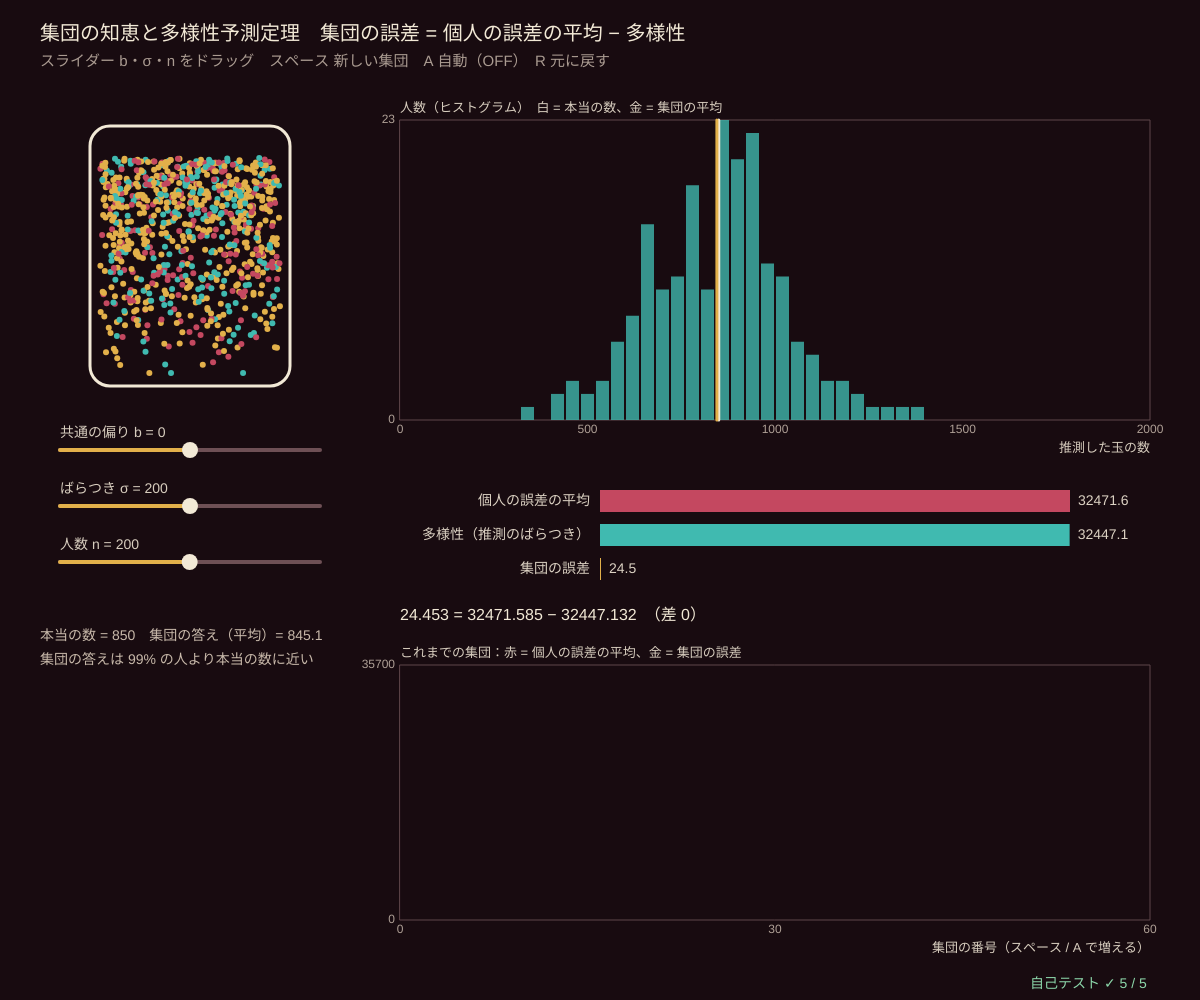
Frame 1 (no input)
Frame 60 (no input): identical to frame 1, image omitted
Frame 120 (the mouse pressed at the canvas centre since frame 60): identical to frame 1, image omitted

The p5.js sketch that drew this single still picture (run headless with seeded random() and noise() and a simulated clock; from frame 60 on, the mouse is pressed at the canvas centre):

// p5.js sketch
// ── sketch.js
// ============================================
// 00 集合知 ─ ビンの中の玉の数を 200 人が推測する。みんなの推測の「平均」は、ふつうの 1 人よりよく当たる
// 推測 = 本当の数 + みんな共通の偏り b + 人それぞれのばらつき σ·z（z は標準正規分布）
//   多様性予測定理：集団の誤差 =「個人の誤差の平均」−「多様性（推測どうしのばらつき）」← どんな推測でも毎回ぴったり成り立つ式
//   ばらばらな推測ほど（多様性が大きいほど）集団は個人より強い。でも全員が同じ方向に偏る b は、平均しても消えない
// スライダー（ドラッグ）共通の偏り b・ばらつき σ・人数 n / スペース 新しい集団 / A 自動 / R 元に戻す
// ============================================

const TRUE_COUNT = 850;                // ★ ビンの中の本当の玉の数
let sliders, zs = [], guesses = [], crowdSeed = 1, autoRun = false, hist = [], jarImg;

function setup() {
  createCanvas(windowWidth, windowHeight); textWrap(CHAR); pixelDensity(1);
  sliders = [
    { x: 60, y: 0, w: 260, lo: -300, hi: 300, v: 0, name: '共通の偏り b', d: 0 },      // ★ 全員がそろって多め（+）/ 少なめ（−）に言う量
    { x: 60, y: 0, w: 260, lo: 0, hi: 400, v: 200, name: 'ばらつき σ', d: 0 },         // ★ 人それぞれのばらつき
    { x: 60, y: 0, w: 260, lo: 1, hi: 400, v: 200, name: '人数 n', d: 0, int: true },   // ★ 推測する人の数
  ];
  jarImg = makeJar(); selfTest(); newCrowd();
}
function newCrowd() { seedRng(crowdSeed++ * 7919); zs = []; for (let i = 0; i < 400; i++) zs.push(rndGauss()); remake(true); }
// ★ 推測を作る：本当の数 + b + σ·z（0 より小さくはならない）
function makeGuesses(b, sg, n, z) { let g = []; for (let i = 0; i < n; i++) g.push(Math.max(0, Math.round(TRUE_COUNT + b + sg * z[i]))); return g; }
// 多様性予測定理の 3 つの量
function crowdStats(g, t) {
  let m = meanOf(g), indiv = 0, div = 0;
  for (let v of g) { indiv += (v - t) ** 2; div += (v - m) ** 2; }
  indiv /= g.length; div /= g.length;
  return { mean: m, crowd: (m - t) ** 2, indiv, div, beat: g.filter((v) => Math.abs(v - t) > Math.abs(m - t)).length / g.length };
}
function remake(record) {
  guesses = makeGuesses(sliders[0].v, sliders[1].v, sliders[2].v, zs);
  if (record) { let s = crowdStats(guesses, TRUE_COUNT); hist.push(s); if (hist.length > 60) hist.shift(); }
}

function draw() {
  background(...BG_COL);
  if (autoRun && frameCount % 20 === 0) newCrowd();
  let st = crowdStats(guesses, TRUE_COUNT);
  // ---- 左：ビンとスライダー
  image(jarImg, 40, 96, 300, 300);
  sliders.forEach((s, k) => { s.y = 450 + 56 * k; drawSlider(s); });
  noStroke(); fill(200, 185, 170); textSize(14); textAlign(LEFT, BASELINE);
  text('本当の数 = ' + TRUE_COUNT + '　集団の答え（平均）= ' + fmtNum(st.mean, 1), 40, 640);
  text('集団の答えは ' + pctStr(st.beat) + ' の人より本当の数に近い', 40, 664);
  // ---- 右上：推測のヒストグラム
  let gx = 400, g = { x: gx, y: 120, w: width - gx - 50, h: height * 0.3, x0: 0, x1: 2000, y0: 0, y1: 1 };
  let bins = new Array(50).fill(0); for (let v of guesses) bins[Math.min(49, Math.floor(v / 40))]++;
  let top = Math.max(5, ...bins); g.y1 = top;
  plotAxes(g, '推測した玉の数', '人数（ヒストグラム）　白 = 本当の数、金 = 集団の平均', [0, 500, 1000, 1500, 2000], [0, top]);
  noStroke(); fill(...TEAL, 200);
  bins.forEach((c, k) => { if (c) rect(gX(g, k * 40) + 1, gY(g, c), gX(g, 40) - gX(g, 0) - 2, g.y + g.h - gY(g, c)); });
  strokeWeight(3); stroke(...INK); line(gX(g, TRUE_COUNT), g.y, gX(g, TRUE_COUNT), g.y + g.h);
  stroke(...GOLD); line(gX(g, st.mean), g.y, gX(g, st.mean), g.y + g.h);
  // ---- 右中：定理の 3 本の棒（集団の誤差 = 個人の誤差の平均 − 多様性）
  let by = g.y + g.h + 70, big = Math.max(1, st.indiv), bw = (width - gx - 330) / big;
  let bars = [['個人の誤差の平均', st.indiv, WINE], ['多様性（推測のばらつき）', st.div, TEAL], ['集団の誤差', st.crowd, GOLD]];
  bars.forEach(([nm, v, c], k) => {
    let yy = by + 34 * k; noStroke(); fill(...c); rect(gx + 200, yy, Math.max(1, v * bw), 22);
    fill(220, 210, 195); textSize(14); textAlign(RIGHT, CENTER); text(nm, gx + 190, yy + 11);
    textAlign(LEFT, CENTER); text(fmtNum(v, 1), gx + 208 + Math.max(1, v * bw), yy + 11);
  });
  fill(...INK); textSize(16); textAlign(LEFT, BASELINE);
  text(fmtNum(st.crowd, 3) + ' = ' + fmtNum(st.indiv, 3) + ' − ' + fmtNum(st.div, 3) + '　（差 ' + fmtNum(st.indiv - st.div - st.crowd, 9) + '）', gx, by + 130);
  // ---- 右下：これまでの集団（赤 = 個人の誤差の平均、金 = 集団の誤差）
  let h2 = { x: gx, y: by + 175, w: width - gx - 50, h: Math.max(60, height - by - 255), x0: 0, x1: 60, y0: 0, y1: Math.max(100, ...hist.map((s) => s.indiv)) * 1.1 };
  plotAxes(h2, '集団の番号（スペース / A で増える）', 'これまでの集団：赤 = 個人の誤差の平均、金 = 集団の誤差', [0, 30, 60], [0, Math.round(h2.y1)]);
  strokeWeight(2); stroke(...WINE); polyline(hist.map((s, k) => [gX(h2, k), gY(h2, s.indiv)]));
  stroke(...GOLD); polyline(hist.map((s, k) => [gX(h2, k), gY(h2, s.crowd)]));
  // ---- 文字
  noStroke(); fill(...INK); textSize(20); textAlign(LEFT, BASELINE);
  text('集団の知恵と多様性予測定理　集団の誤差 = 個人の誤差の平均 − 多様性', 40, 40);
  fill(170, 155, 145); textSize(15); text('スライダー b・σ・n をドラッグ　スペース 新しい集団　A 自動' + (autoRun ? '（ON）' : '（OFF）') + '　R 元に戻す', 40, 66);
  drawSelfTest(width - 170, height - 12);
}
function mousePressed() { startDrag(); }
function startDrag() { dragSlider = sliderHit(sliders, mouseX, mouseY); if (dragSlider) { sliderSet(dragSlider, mouseX); remake(false); } }
function mouseDragged() { if (dragSlider) { sliderSet(dragSlider, mouseX); remake(false); } }
function mouseReleased() { if (dragSlider) remake(true); dragSlider = null; }
function keyPressed() {
  if (key === ' ') newCrowd();
  if (key === 'a' || key === 'A') autoRun = !autoRun;
  if (key === 'r' || key === 'R') { sliders[0].v = 0; sliders[1].v = 200; sliders[2].v = 200; hist = []; newCrowd(); }
  return false;
}
function makeJar() {                   // ビンの絵（玉は TRUE_COUNT 個。1 回だけ描いておく）
  let gr = createGraphics(300, 300); gr.pixelDensity(1); gr.background(...BG_COL);
  gr.noFill(); gr.stroke(...INK); gr.strokeWeight(3); gr.rect(50, 30, 200, 260, 20);
  seedRng(5); gr.noStroke();
  for (let i = 0; i < TRUE_COUNT; i++) { let c = rnd() < 0.5 ? GOLD : rnd() < 0.5 ? TEAL : WINE; gr.fill(...c); gr.circle(60 + 180 * rnd(), 290 - 8 - 220 * Math.sqrt(rnd()), 6); }
  return gr;
}

// ---- 自己テスト
function selfTest() {
  selfTestResults = [];
  let okId = true, okLe = true;
  for (let r = 0; r < 20; r++) {        // でたらめな集団 20 組：b・σ・n もでたらめ
    seedRng(100 + r); let n = rndInt(1, 300), z = []; for (let i = 0; i < n; i++) z.push(rndGauss());
    let s = crowdStats(makeGuesses(600 * rnd() - 300, 400 * rnd(), n, z), TRUE_COUNT);
    if (Math.abs(s.crowd - (s.indiv - s.div)) > 1e-9 * Math.max(1, s.indiv)) okId = false;
    if (s.crowd > s.indiv + 1e-9) okLe = false;
  }
  check('多様性予測定理：でたらめな集団 20 組すべてで 集団の誤差 = 個人の誤差の平均 − 多様性（相対 1e-9）', okId);
  check('集団の誤差 ≤ 個人の誤差の平均（多様性 ≥ 0 だから、いつも）', okLe);
  let z0 = Array.from({ length: 200 }, () => 1), s0 = crowdStats(makeGuesses(120, 0, 200, z0), TRUE_COUNT);
  check('σ = 0・偏り b = 120：多様性 = 0、集団の誤差 = b² = 14400（平均しても偏りは消えない）', s0.div === 0 && near(s0.crowd, 14400, 1e-9));
  seedRng(9); let zb = []; for (let i = 0; i < 10000; i++) zb.push(rndGauss());
  let sb = crowdStats(makeGuesses(0, 200, 10000, zb), TRUE_COUNT);
  check('偏りなし・σ = 200・1 万人：集団の誤差 ' + fmtNum(sb.crowd, 1) + ' ≪ 個人の誤差の平均 ' + fmtNum(sb.indiv, 0) + '（≈ σ² = 40000）', sb.crowd < 0.01 * sb.indiv && Math.abs(sb.indiv / 40000 - 1) < 0.05);
  let s1 = crowdStats([1000], TRUE_COUNT);
  check('1 人だけの集団：多様性 = 0、集団の誤差 = 個人の誤差 = 150² = 22500', s1.div === 0 && s1.crowd === 22500 && s1.indiv === 22500);
  reportSelfTest();
}

// ---------- やってみよう ----------
// 1. b = 0 のまま σ を大きくしていこう。個人の誤差は増えるのに、集団の誤差はあまり増えないのはなぜ？
// 2. b = +200 にすると、人数 n をいくら増やしても集団の誤差は 200² 付近から下がらない（全員が同じ方向にまちがう）
// 3. 人数 n = 1 にすると、多様性は 0 で「集団の誤差 = 個人の誤差」。n = 2, 3 だと？
// 4. 定理の式の「差」がいつも 0（計算の誤差だけ）なのを確かめよう。どんな推測の集まりでも成り立つ式
// 5. 03 では「相関がある」推測（みんな少しずつ似ている）を平均すると、どこまで誤差が下がるかを計算する

// ==================================================
// ここから下は「アンサンブル学習の道具」（中身は読まなくても OK。消さないでね）
// ==================================================
// ---- 小さな道具：はさむ・合計・平均・いちばん大きい番号・数の表示
function clampv(v, a, b) { return v < a ? a : v > b ? b : v !== v ? a : v; }     // NaN なら a に戻す
function sumArr(a) { let s = 0; for (let v of a) s += v; return s; }
function meanOf(a) { return a.length ? sumArr(a) / a.length : 0; }
function varOf(a) { let m = meanOf(a), s = 0; for (let v of a) s += (v - m) * (v - m); return a.length ? s / a.length : 0; }   // ÷n の分散
function argMaxArr(a) { let b = 0; for (let i = 1; i < a.length; i++) if (a[i] > a[b]) b = i; return b; }   // 同点なら小さい番号
function sigm(z) { return 1 / (1 + Math.exp(-clampv(z, -40, 40))); }
function fmtNum(v, d) { if (typeof v !== 'number' || !isFinite(v)) return '?'; let s = (+v.toFixed(d === undefined ? 2 : d)).toString(); return s === '-0' ? '0' : s; }
function pctStr(v) { return fmtNum(100 * v, 1) + '%'; }
// ---- 種つきの乱数（同じ種なら毎回同じ列）
let rngState = 1;
function seedRng(s) { rngState = (s >>> 0) || 1; }
function rnd() {                       // 0〜1 の一様乱数（mulberry32）
  rngState = (rngState + 0x6d2b79f5) >>> 0;
  let t = rngState;
  t = Math.imul(t ^ (t >>> 15), t | 1);
  t ^= t + Math.imul(t ^ (t >>> 7), t | 61);
  return ((t ^ (t >>> 14)) >>> 0) / 4294967296;
}
function rndInt(a, b) { return a + Math.floor(rnd() * (b - a + 1)); }
function rndGauss() { let u = Math.max(1e-12, rnd()), v = rnd(); return Math.sqrt(-2 * Math.log(u)) * Math.cos(2 * Math.PI * v); }   // 標準正規分布
function shuffleArr(a) { for (let i = a.length - 1; i > 0; i--) { let j = Math.floor(rnd() * (i + 1)); [a[i], a[j]] = [a[j], a[i]]; } return a; }
// ---- 描く道具：色（オーケストラ：えんじ色の黒、象牙色、金管の金、弦の青緑）、領域の絵、点
const BG_COL = [24, 11, 16];                                     // 背景（えんじ色の黒）
const INK = [242, 233, 214], GOLD = [226, 176, 74], TEAL = [64, 186, 176], WINE = [196, 72, 96];
const CLS_COL = [[226, 170, 70], [60, 182, 176]];                // ★ クラス 0（金）・クラス 1（青緑）の色
function probCol(p, k) {             // クラス 1 の確率 → 背景と混ぜた色（k = 濃さ）
  let c = [], a = clampv(k === undefined ? 0.55 : k, 0, 1) * Math.abs(2 * p - 1) + 0.12;
  for (let q = 0; q < 3; q++) c.push(BG_COL[q] + ((p > 0.5 ? CLS_COL[1][q] : CLS_COL[0][q]) - BG_COL[q]) * a);
  return c;
}
// img の全部の画素に fn(u, v) → [r, g, b] を塗る（u は右向き、v は上向き、どちらも 0〜1）
function paintImage(img, fn) {
  img.loadPixels();
  let W = img.width, H = img.height;
  for (let py = 0; py < H; py++) for (let px = 0; px < W; px++) {
    let c = fn((px + 0.5) / W, 1 - (py + 0.5) / H), i = 4 * (px + W * py);
    img.pixels[i] = c[0]; img.pixels[i + 1] = c[1]; img.pixels[i + 2] = c[2]; img.pixels[i + 3] = 255;
  }
  img.updatePixels();
}
function toPx(bx, u, v) { return [bx.x + u * bx.w, bx.y + (1 - v) * bx.h]; }   // [0,1]² → 画面
function fromPx(bx, px, py) { return [(px - bx.x) / bx.w, 1 - (py - bx.y) / bx.h]; }
function drawPoints(bx, X, y, r) {
  stroke(10); strokeWeight(1);
  for (let i = 0; i < X.length; i++) { let p = toPx(bx, X[i][0], X[i][1]); fill(...CLS_COL[y[i]]); circle(p[0], p[1], r); }
}
function frameBox(bx, col) { noFill(); stroke(...(col || [110, 80, 85])); strokeWeight(1); rect(bx.x, bx.y, bx.w, bx.h); }
// ---- グラフの道具：g = { x, y, w, h, x0, x1, y0, y1 }
function gX(g, v) { return g.x + clampv((v - g.x0) / (g.x1 - g.x0), -0.02, 1.02) * g.w; }
function gY(g, v) { return g.y + g.h - clampv((v - g.y0) / (g.y1 - g.y0), -0.02, 1.02) * g.h; }
function plotAxes(g, xl, yl, xt, yt) {
  stroke(95, 70, 75); strokeWeight(1); noFill(); rect(g.x, g.y, g.w, g.h);
  noStroke(); fill(175, 160, 150); textSize(12); textAlign(CENTER, TOP);
  for (let v of xt) text(+v.toPrecision(3), gX(g, v), g.y + g.h + 4);
  textAlign(RIGHT, CENTER);
  for (let v of yt) text(+v.toPrecision(3), g.x - 5, gY(g, v));
  textAlign(LEFT, BASELINE); fill(215, 205, 190); textSize(13);
  text(xl, g.x + g.w - textWidth(xl), g.y + g.h + 32); text(yl, g.x, g.y - 8);
}
function polyline(pts) {               // 点が 2 つ以上あるときだけ折れ線を描く（空の beginShape を作らない）
  if (pts.length < 2) return;
  noFill(); beginShape(); for (let p of pts) vertex(p[0], p[1]); endShape();
}
function legend(x, y, items) {         // items = [[色, 名前], …]
  textSize(13); textAlign(LEFT, CENTER); noStroke();
  items.forEach(([c, s], k) => { fill(...c); rect(x, y + 20 * k - 5, 14, 10, 2); fill(220, 210, 195); text(s, x + 22, y + 20 * k); });
}
// ---- 画面の中のスライダー：s = { x, y, w, lo, hi, v, name, d（表示の桁）}。マウスでドラッグ
let dragSlider = null;
function drawSlider(s) {
  let t = (s.v - s.lo) / (s.hi - s.lo);
  stroke(110, 80, 85); strokeWeight(4); line(s.x, s.y, s.x + s.w, s.y);
  stroke(...GOLD); line(s.x, s.y, s.x + t * s.w, s.y);
  noStroke(); fill(dragSlider === s ? 255 : INK[0], INK[1], INK[2]); circle(s.x + t * s.w, s.y, 16);
  fill(215, 205, 190); textSize(14); textAlign(LEFT, BOTTOM); text(s.name + ' = ' + fmtNum(s.v, s.d === undefined ? 2 : s.d), s.x, s.y - 10);
}
function sliderHit(sl, mx, my) { for (let s of sl) if (mx > s.x - 10 && mx < s.x + s.w + 10 && Math.abs(my - s.y) < 14) return s; return null; }
function sliderSet(s, mx) { let v = s.lo + clampv((mx - s.x) / s.w, 0, 1) * (s.hi - s.lo); s.v = s.int ? Math.round(v) : v; }
// ---- 自己テストの道具
let selfTestResults = [];
function check(name, cond) { selfTestResults.push({ name, ok: !!cond }); }
function near(a, b, tol) { return a !== null && a !== undefined && isFinite(a) && Math.abs(a - b) <= (tol === undefined ? 1e-9 : tol); }
function noNaN(v) { return Array.isArray(v) || ArrayBuffer.isView(v) ? Array.from(v).every(noNaN) : !(typeof v === 'number' && !isFinite(v)); }
function reportSelfTest() { for (let r of selfTestResults) (r.ok ? console.log : console.error)((r.ok ? '✓ ' : '✗ ') + r.name); }
function selfTestLine() { let n = selfTestResults.filter((r) => r.ok).length; return '自己テスト ' + (n === selfTestResults.length ? '✓ ' : '✗ ') + n + ' / ' + selfTestResults.length; }
function drawSelfTest(x, y) { noStroke(); fill(selfTestResults.every((r) => r.ok) ? color(140, 215, 170) : color(255, 90, 110)); textSize(14); textAlign(LEFT, BASELINE); text(selfTestLine(), x, y); }
